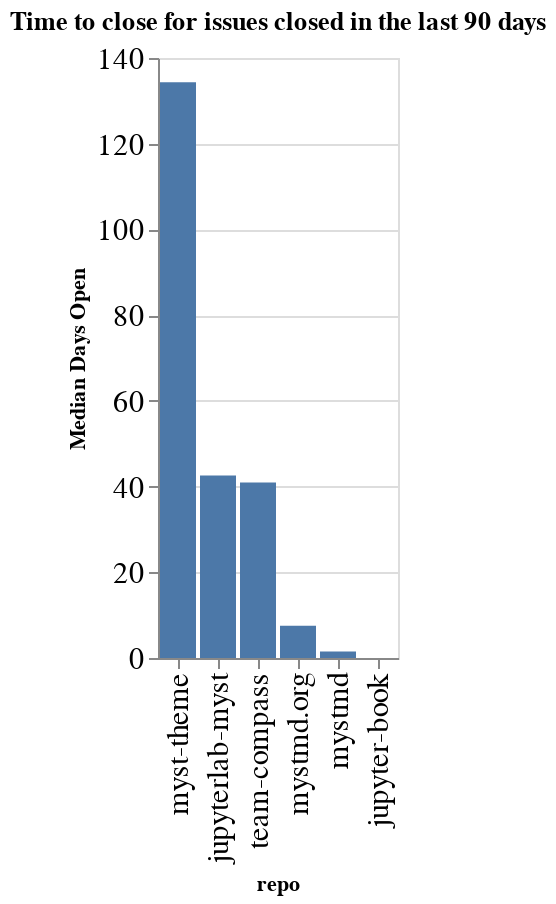

The notebook cell saved with this chart:
### Code cell
time_open = closed.groupby(['org', 'repo']).agg({'time_open': 'median'}).reset_index()
time_open['time_open'] = time_open['time_open'] / (60 * 60 * 24)
time_open['org/repo'] = time_open.apply(lambda a: a['org'] + '/' + a['repo'], axis=1)
sorted_vals = time_open.sort_values(['org', 'time_open'], ascending=False)['repo'].values
alt.Chart(data=time_open, title=f"Time to close for issues closed in the last {n_days} days").mark_bar().encode(
    x=alt.X('repo', sort=alt.Sort(sorted_vals.tolist())),
    y=alt.Y('time_open', title="Median Days Open"),
)

### Figure 1 — Vega-Lite specification as saved in the notebook (floating-point values rounded to 4 significant figures)
{"config": {"axisLeft": {"labelFontSize": 15}, "axisBottom": {"labelFontSize": 15}}, "data": {"name": "data-8771bf684e078d9f43b84a4991f3ad06"}, "mark": {"type": "bar"}, "encoding": {"x": {"field": "repo", "sort": ["myst-theme", "jupyterlab-myst", "team-compass", "mystmd.org", "mystmd", "jupyter-book"], "type": "nominal"}, "y": {"field": "time_open", "title": "Median Days Open", "type": "quantitative"}}, "title": "Time to close for issues closed in the last 90 days", "$schema": "https://vega.github.io/schema/vega-lite/v5.20.1.json", "datasets": {"data-8771bf684e078d9f43b84a4991f3ad06": [{"org": "jupyter-book", "repo": "jupyter-book", "time_open": 0.01667, "org/repo": "jupyter-book/jupyter-book"}, {"org": "jupyter-book", "repo": "jupyterlab-myst", "time_open": 42.56, "org/repo": "jupyter-book/jupyterlab-myst"}, {"org": "jupyter-book", "repo": "myst-theme", "time_open": 134.4, "org/repo": "jupyter-book/myst-theme"}, {"org": "jupyter-book", "repo": "mystmd", "time_open": 1.489, "org/repo": "jupyter-book/mystmd"}, {"org": "jupyter-book", "repo": "mystmd.org", "time_open": 7.517, "org/repo": "jupyter-book/mystmd.org"}, {"org": "jupyter-book", "repo": "team-compass", "time_open": 40.97, "org/repo": "jupyter-book/team-compass"}]}}
